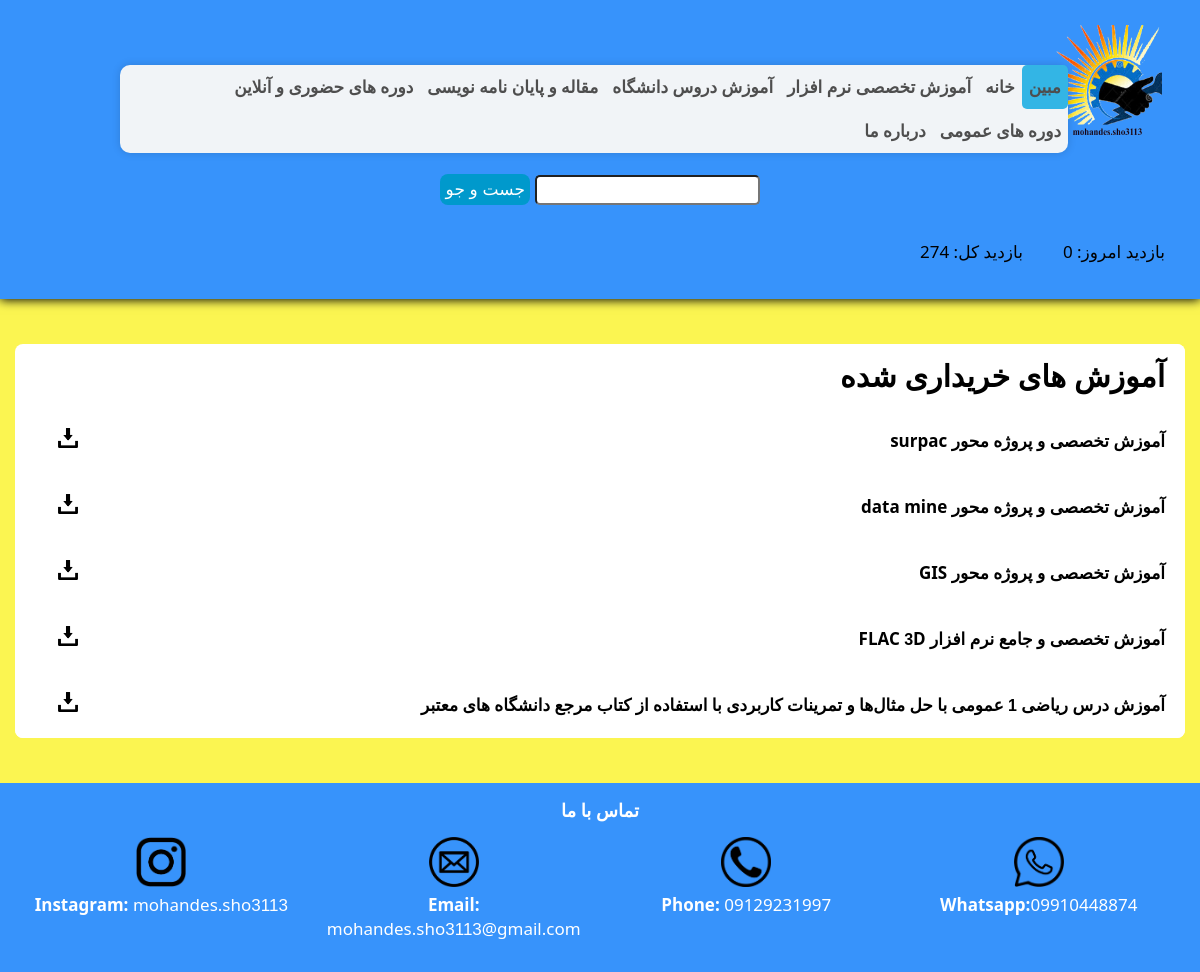
Screenshot of /showBuys.php (signed in) with the database file from the repository.
### tables this page shows
CREATE TABLE `users` (
  `id` int(200) NOT NULL,
  `username` varchar(30) NOT NULL,
  `name` varchar(20) NOT NULL DEFAULT 'کاربر',
  `family` varchar(20) NOT NULL,
  `number` varchar(20) NOT NULL,
  `password` varchar(20) NOT NULL,
  `access` int(10) NOT NULL DEFAULT 0
);

CREATE TABLE `course` (
  `id` int(20) NOT NULL,
  `name` varchar(200) NOT NULL,
  `price` int(10) NOT NULL DEFAULT 0,
  `time` int(5) NOT NULL DEFAULT 0,
  `size` int(11) NOT NULL DEFAULT 0,
  `idProfessor_fk` int(20) NOT NULL DEFAULT 0,
  `description` varchar(1000) NOT NULL DEFAULT 'نامعلوم',
  `degreeOfEducation` varchar(20) DEFAULT 'نامعلوم',
  `state` int(2) NOT NULL DEFAULT 0,
  `idMajor_fk` int(20) NOT NULL DEFAULT 0,
  `titles` varchar(1000) NOT NULL DEFAULT 'نامعلوم',
  `idGroup_fk` int(20) NOT NULL DEFAULT 0,
  `idGrayesh_fk` int(20) DEFAULT NULL
);

### config.php (called while the page is built, shortened)
<?php
require_once "jdf.php";
function selectInformation($connection, $id)
{
    $query = "SET NAMES utf8" ;
    $query = "SELECT * FROM users WHERE id='$id'" ;
    $result = $connection->query($query);
    return $result;
}
function selectAcces($connection,$id)
{
    $query = "SELECT access FROM users WHERE id='$id'" ;
    $result = $connection->query($query);
    $row=$result->fetch_assoc();
    if($row['access']==1)
        return "admin";
    return "user";
}
function selectBuys($connection,$id)
{
    $query = "SET NAMES utf8" ;
    $query = "SELECT course.id,course.name FROM users INNER JOIN buy ON buy.idPerson_fk=users.id INNER JOIN course ON course.id=buy.idCourse_fk WHERE users.id='$id'" ;
    $result = $connection->query($query);
    return $result;
}
function viweThisDay($connection,$dateToDay){
    $query = "SET NAMES utf8" ;
    $query = "SELECT COUNT(*) AS count FROM viwe WHERE date ='$dateToDay'" ;
    $result = $connection->query($query);
    $row=$result->fetch_assoc();
    return $row['count'];
}
function viweAll($connection){
    $query = "SET NAMES utf8" ;
    $query = "SELECT COUNT(*) AS count FROM viwe " ;
    $result = $connection->query($query);
    $row=$result->fetch_assoc();
    return $row['count'];
}

### jdf.php (called while the page is built, shortened)
<?php
function tr_num($str, $mod = 'en', $mf = '٫') {
  $num_a = array('0', '1', '2', '3', '4', '5', '6', '7', '8', '9', '.');
  $key_a = array('۰', '۱', '۲', '۳', '۴', '۵', '۶', '۷', '۸', '۹', $mf);
  return ($mod == 'fa') ? str_replace($num_a, $key_a, $str) : str_replace($key_a, $num_a, $str);
}
function gregorian_to_jalali($gy, $gm, $gd, $mod = '') {
   list($gy, $gm, $gd) = explode('_', tr_num($gy . '_' . $gm . '_' . $gd));
  $g_d_m = array(0, 31, 59, 90, 120, 151, 181, 212, 243, 273, 304, 334);
  $gy2 = ($gm > 2) ? ($gy + 1) : $gy;
  $days = 355666 + (365 * $gy) + ((int) (($gy2 + 3) / 4)) - ((int) (($gy2 + 99) / 100)) + ((int) (($gy2 + 399) / 400)) + $gd + $g_d_m[$gm - 1];
  $jy = -1595 + (33 * ((int) ($days / 12053)));
  $days %= 12053;
  $jy += 4 * ((int) ($days / 1461));
  $days %= 1461;
  if ($days > 365) {
    $jy += (int) (($days - 1) / 365);
    $days = ($days - 1) % 365;
  }
  if ($days < 186) {
    $jm = 1 + (int) ($days / 31);
    $jd = 1 + ($days % 31);
  } else {
    $jm = 7 + (int) (($days - 186) / 30);
    $jd = 1 + (($days - 186) % 30);
  }
  return ($mod == '') ? array($jy, $jm, $jd) : $jy . $mod . $jm . $mod . $jd;
}

### showBuys.php (the view, shortened to what this page needs)
<?php
require_once "header.php";
$id=$_SESSION['id'];
$con=connect();
$res=selectBuys($con,$id);
?>
    <div class="col-12">
        <table style="width:100%">
            <tr>
                <?php
                if($res->num_rows!=0)
                {
                ?>
                <th style="font-size: 30px">آموزش های خریداری شده</th>
                <?php
                }else{
                    ?>
                    <th style="text-align: center">هنوز هیچ آموزشی خریداره نشده است.</th>
                <?php
                } ?>
            </tr>
            <?php
            for ($i=0;$i<$res->num_rows;$i++){
                $row=$res->fetch_assoc();
            ?>
            <tr>
                <th><?php echo toEnglishNumber($row['name'],16)?></th>
                <th><a href="showPartsDownload.php?id=<?php echo $row['id']  ?>"><img src="logo/download.png" width="20" height="20"></a> </th>
            </tr>
            <?php } ?>
        </table>
    </div>
<?php
require_once "footer.php";

### header.php (shortened to what this page needs)
<?php
require_once "config.php";
require_once "validation.php";
require_once "function.php";
$dateToDay=gregorian_to_jalali(date("Y"),date("m"),date("d"),' / ');
$con=connect();
$viweThisDay=viweThisDay($con,$dateToDay);
$viweAll=viweAll($con);
?>
<!DOCTYPE html>
<html>
<head>
    <link href='http://www.fontonline.ir/css/BZar.css' rel='stylesheet' type='text/css'>
</head>
<body onscroll="setPadding();" onresize="setLayer();">
<div class="header col-12 headHight">
    <div style="width: 9%;float: left;padding-top: 40px" >
    </div>
    <div class="h" style="width: 81%;float: left;padding-top: 50px">
        <nav>
            <ul>
                <?php
                if(isset($_SESSION["name"]))
                {
                    $connection = connect();
                    $result = selectInformation($connection,$_SESSION['id']);
                    $row = $result->fetch_assoc();
                    ?>
                    <li style="background-color: #33b5e5;border-radius: 5px;"><a href=""><?php
                            echo $row["name"];;
                            ?></a>
                            <?php
                            if(selectAcces($connection,$_SESSION['id'])=='admin')
                            {
                                ?>
                                <li  style="background-color: yellow"><a href="addCurses.php">اضاف کردن دوره</a></li>
                                <li  style="background-color: yellow"><a href="addProfessor.php">اضاف کردن استاد</a></li>
                                <li  style="background-color: yellow"><a href="selectOptionExam.php">تنظیمات آزمون</a></li>
                                <?php
                            }
                            ?>
                    </li>
                    <?php
                }
                else{
                    ?>
                    <li style="background-color: #33b5e5;border-radius: 5px;"><a href="login.php">ورود/ثبت نام</a></li>
                    <?php
                }
                ?>
                <li><a href="index.php">خانه</a>
                </li>
                <li><a href="">آموزش تخصصی نرم افزار</a>
                </li>
                <li><a href="">آموزش دروس دانشگاه</a>
                </li>
                <li><a href="">مقاله و پایان نامه نویسی</a>
                </li>
                <li><a href="">دوره های حضوری و آنلاین</a>
                </li>
                <li><a href="">دوره های عمومی</a>
                </li>
                <li><a href="about.php">درباره ما</a></li>
            </ul>
        </nav>
    </div>
    <div style="width: 8%;float: left;padding-top: 10px" >
        <img src="logo/logo.png" height="110" width="110" style="float: right">
    </div>
    <div class="col-12" style="display: flex;justify-content: center">
        <form action="showSearch.php" method="get">
            <input type="submit" name="btnSearch" value="جست و جو" class="submit" style="background-color: #0099cc;border: none">
            <input type="text" name="searchText" style="border-radius: 5px;height: 30px;direction: rtl;">
        </form>
    </div>
    <?php
    if(isset($_SESSION["id"])) {
        if (selectAcces($con,$_SESSION['id'])=="admin"){
            ?>
            <div style="float: right;direction: rtl;padding: 20px">بازدید امروز: <?php echo $viweThisDay;?></div>
            <div style="float: right;direction: rtl;padding: 20px">بازدید کل:  <?php echo $viweAll;?></div>
            <?php
        }
    }
    ?>
</div>

### function.php (shortened to what this page needs)
<?php
require_once "jdf.php";
function toEnglishNumber($res,$fontSize)
{
    $arr = array("0","1","2","3","4","5","6","7","8","9");
    for ($j = 0; $j <= 9; $j++) {
        $r = '<span style="font-family: Arial;font-size:'. $fontSize.'px">' . $arr[$j] . '</span>';
        $nameCours = str_replace($arr[$j], $r, $res, $count);
        if ($count != 0)
            break;
    }
    return $nameCours;
}

### header.php (style rules this page uses)
* { box-sizing : border-box; font-size: 17px; padding: 0px; margin: 0px; }
table, th, td { text-align: right; direction: rtl; border-radius: 8px; border-collapse: collapse; background-color: white; padding: 20px; margin-top: 30px; margin-bottom: 30px; }
.header { display: inline; background-color: #3793fb; box-shadow: 0px 1px 10px black; }
nav ul li a { display: block; padding: 10px 0px; color: #4e4e4e; text-decoration: none; direction: rtl; }
.col-12 { width:100%; }
[class*="col-"] { float : left; padding : 15px; }
html { font-family : "B" , sans-serif; }
body { background: #fbf551; font-family: 'Segoe UI', sans-serif; font-size: 15px; line-height: 24px; }
nav { text-align: center; }
nav ul { background: #f1f4f7; box-shadow: 0px 0px 9px rgba(0,0,0,0.15); border-radius: 10px; list-style: none; position: relative; display: inline-table; }
nav ul:after { content: ""; clear: both; display: block; }
nav ul li { float: right; position: relative; font-weight: bold; }
nav ul li a { display: block; padding: 10px 7px; color: #4e4e4e; text-decoration: none; }
.submit { width: 90px; background-color : #035d91; border-radius: 8px; color: white; padding: 5px; }

### rows the page displays
users: name "مبین"
course: name "آموزش تخصصی و پروژه محور surpac"
course: name "آموزش تخصصی و پروژه محور data mine"
course: name "آموزش تخصصی و پروژه محور GIS"
course: name "آموزش تخصصی و جامع نرم افزار FLAC D", j "3"
course: name "آموزش درس ریاضی عمومی با حل مثال‌ها و تمرینات کاربردی با استفاده از کتاب مرجع دانشگاه های معتبر", j "1"

### other values shown
$viweThisDay "0"
$viweAll "274"
